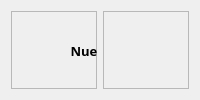
               <widget class="QWidget" name="page_resol">
                <layout class="QHBoxLayout" name="horizontalLayout_17">
                 <item>
                  <widget class="QFrame" name="frame_14">
                   <property name="frameShape">
                    <enum>QFrame::StyledPanel</enum>
                   </property>
                   <property name="frameShadow">
                    <enum>QFrame::Raised</enum>
                   </property>
                   <widget class="QPushButton" name="btn_viewUser_2">
                    <property name="geometry">
                     <rect>
                      <x>200</x>
                      <y>20</y>
                      <width>48</width>
                      <height>40</height>
                     </rect>
                    </property>
                    <property name="minimumSize">
                     <size>
                      <width>48</width>
                      <height>40</height>
                     </size>
                    </property>
                    <property name="maximumSize">
                     <size>
                      <width>16777215</width>
                      <height>16777215</height>
                     </size>
                    </property>
                    <property name="font">
                     <font>
                      <family>Century Gothic</family>
                      <pointsize>10</pointsize>
                      <weight>75</weight>
                      <italic>false</italic>
                      <bold>true</bold>
                     </font>
                    </property>
                    <property name="toolTip">
                     <string>Vista de los datos del Usuario</string>
                    </property>
                    <property name="styleSheet">
                     <string notr="true"/>
                    </property>
                    <property name="text">
                     <string/>
                    </property>
                    <property name="icon">
                     <iconset resource="../../SISTEMA VER. 0/assets/resources.qrc">
                      <normaloff>:/white_icons/iconos/eyeWhite.svg</normaloff>:/white_icons/iconos/eyeWhite.svg</iconset>
                    </property>
                    <property name="iconSize">
                     <size>
                      <width>24</width>
                      <height>24</height>
                     </size>
                    </property>
                   </widget>
                   <widget class="QPushButton" name="btn_addUser_2">
                    <property name="geometry">
                     <rect>
                      <x>40</x>
                      <y>20</y>
                      <width>135</width>
                      <height>40</height>
                     </rect>
                    </property>
                    <property name="minimumSize">
                     <size>
                      <width>135</width>
                      <height>40</height>
                     </size>
                    </property>
                    <property name="font">
                     <font>
                      <family>Century Gothic</family>
                      <pointsize>10</pointsize>
                      <weight>75</weight>
                      <italic>false</italic>
                      <bold>true</bold>
                     </font>
                    </property>
                    <property name="contextMenuPolicy">
                     <enum>Qt::NoContextMenu</enum>
                    </property>
                    <property name="toolTip">
                     <string>Agregar Usuario</string>
                    </property>
                    <property name="styleSheet">
                     <string notr="true"/>
                    </property>
                    <property name="text">
                     <string>Nuevo Usuario</string>
                    </property>
                    <property name="flat">
                     <bool>true</bool>
                    </property>
                   </widget>
                   <widget class="QComboBox" name="comboBox">
                    <property name="geometry">
                     <rect>
                      <x>40</x>
                      <y>280</y>
                      <width>161</width>
                      <height>22</height>
                     </rect>
                    </property>
                    <item>
                     <property name="text">
                      <string>Todos</string>
                     </property>
                    </item>
                    <item>
                     <property name="text">
                      <string>Resoluciones</string>
                     </property>
                    </item>
                    <item>
                     <property name="text">
                      <string>Reglamentos</string>
                     </property>
                    </item>
                   </widget>
                   <widget class="QTableWidget" name="tableWidget">
                    <property name="geometry">
                     <rect>
                      <x>30</x>
                      <y>350</y>
                      <width>601</width>
                      <height>241</height>
                     </rect>
                    </property>
                    <row>
                     <property name="text">
                      <string>1</string>
                     </property>
                    </row>
                    <column>
                     <property name="text">
                      <string>titulo</string>
                     </property>
                    </column>
                    <column>
                     <property name="text">
                      <string>cite</string>
                     </property>
                    </column>
                    <item row="0" column="0">
                     <property name="text">
                      <string>Infromatica</string>
                     </property>
                    </item>
                    <item row="0" column="1">
                     <property name="text">
                      <string>00000</string>
                     </property>
                    </item>
                   </widget>
                  </widget>
                 </item>
                 <item>
                  <widget class="QFrame" name="frame_15">
                   <property name="minimumSize">
                    <size>
                     <width>0</width>
                     <height>0</height>
                    </size>
                   </property>
                   <property name="maximumSize">
                    <size>
                     <width>350</width>
                     <height>16777215</height>
                    </size>
                   </property>
                   <property name="frameShape">
                    <enum>QFrame::StyledPanel</enum>
                   </property>
                   <property name="frameShadow">
                    <enum>QFrame::Raised</enum>
                   </property>
                  </widget>
                 </item>
                </layout>
               </widget>
